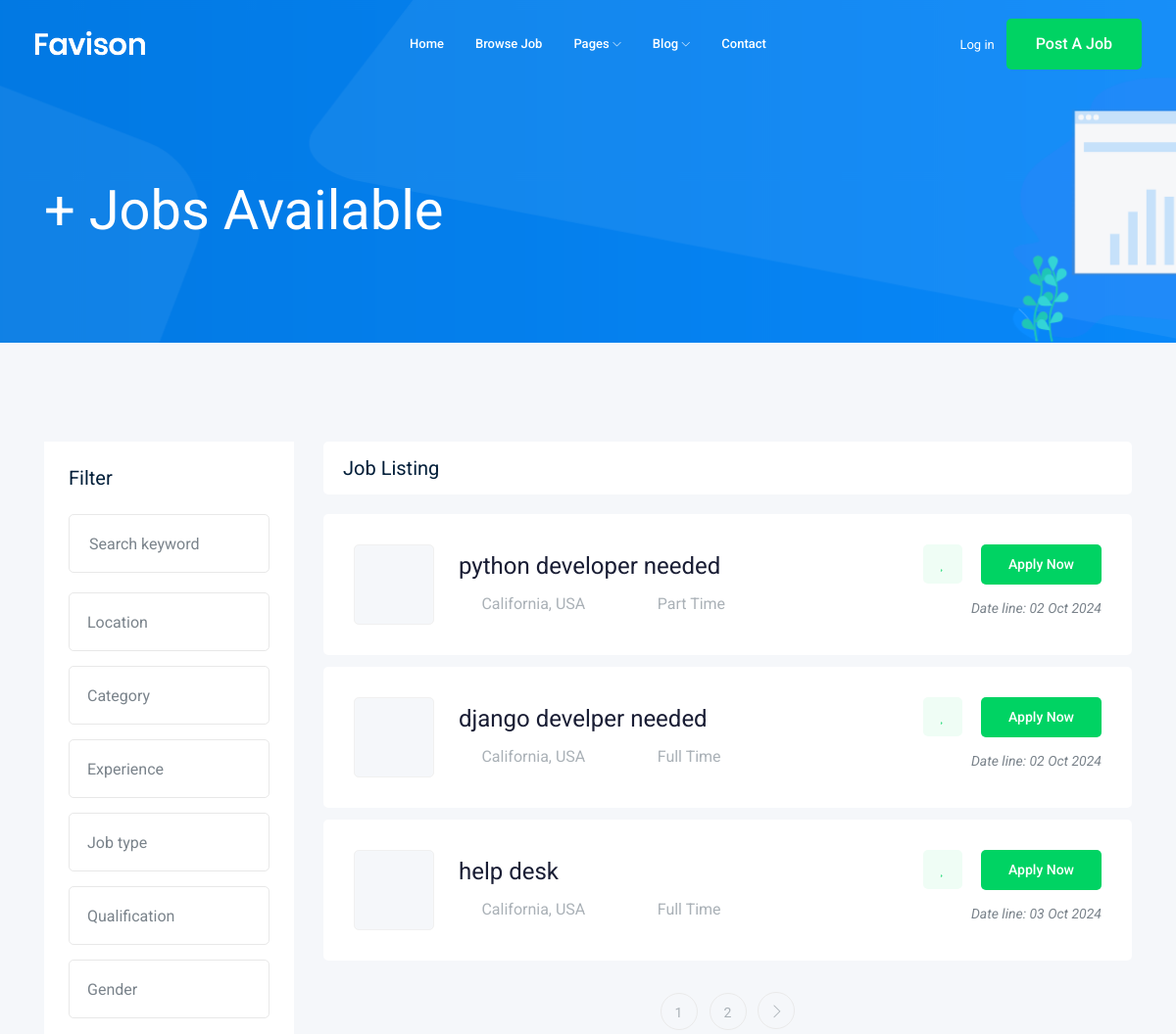
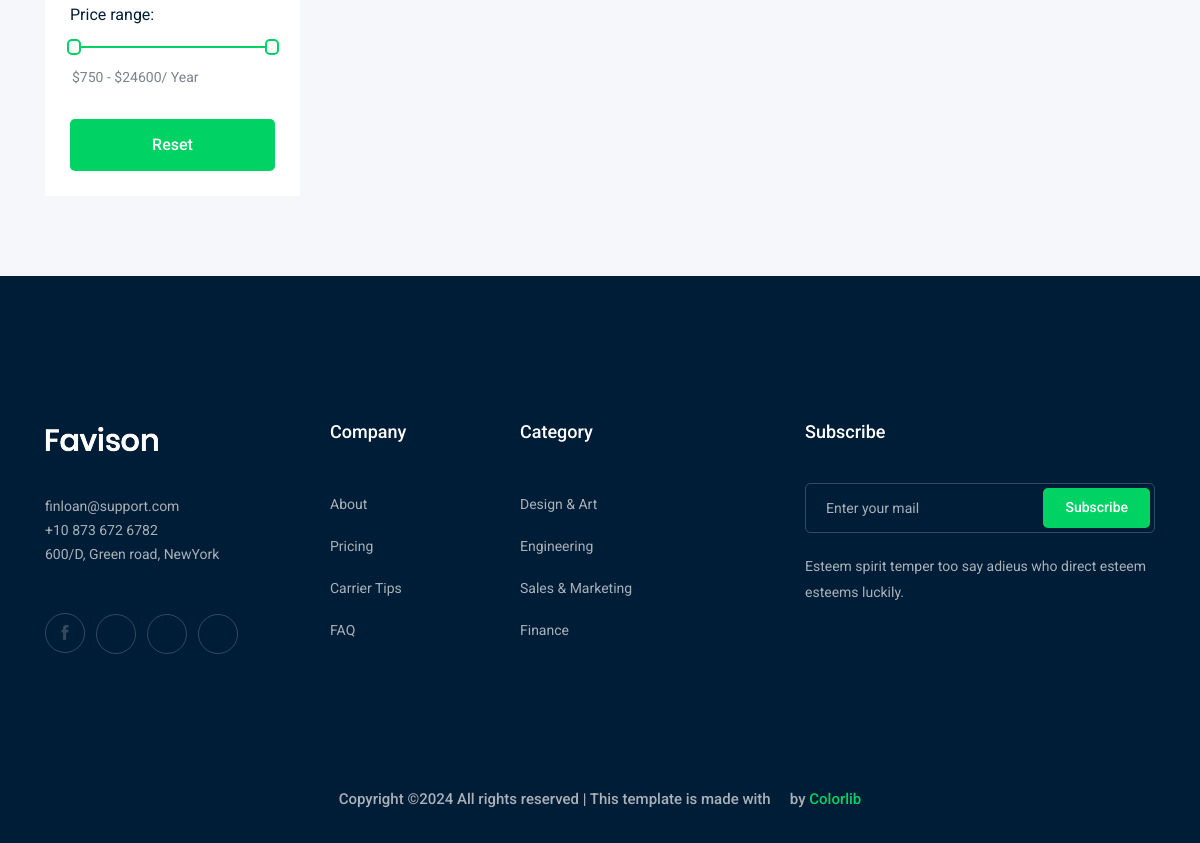
The page /job/ on the database its author committed (2 pictures, top to bottom).
### job/models.py (models this page shows, shortened)
class job(models.Model):
    owner = models.ForeignKey(User, related_name="job_owner", on_delete=models.CASCADE)
    title=models.CharField(max_length=100)
    slug=models.SlugField(null=True,blank=True)
    job_type=models.CharField(max_length=15, choices=job_type)
    description=models.TextField(max_length=1000)
    published_at=models.DateTimeField(auto_now=True)
    vacancy=models.IntegerField(default=1)
    salary=models.IntegerField(default=0)
    experience=models.IntegerField(default=1)
    category=models.ForeignKey(Category,on_delete=models.CASCADE)
    image=models.ImageField(upload_to=image_upload)
    def __str__(self):
        return self.title

### job/views.py (the view)
# urls.py: path('',views.job_list,name='job_list'),
def job_list(request):
    job_list=job.objects.all()
    paginator=Paginator(job_list,3)
    page_number=request.GET.get('page')
    page_obj= paginator.get_page(page_number)
    cotext={'jobs':page_obj}
    return render(request,"job/job_list.html",cotext)

### job/templates/job/job_list.html (shortened to what this page needs)
{% extends "base.html" %}
{% block body %}
    <div class="bradcam_area bradcam_bg_1">
        <div class="container">
            <div class="row">
                <div class="col-xl-12">
                    <div class="bradcam_text">
                        <h3>{{jobs.count}}+ Jobs Available</h3>
                    </div>
                </div>
            </div>
        </div>
    </div>
    <div class="job_listing_area plus_padding">
        <div class="container">
            <div class="row">
                <div class="col-lg-3">
                    <div class="job_filter white-bg">
                        <div class="form_inner white-bg">
                            <h3>Filter</h3>
                            <form action="#">
                                <div class="row">
                                    <div class="col-lg-12">
                                        <div class="single_field">
                                            <input type="text" placeholder="Search keyword">
                                        </div>
                                    </div>
                                    <div class="col-lg-12">
                                    </div>
                                    <div class="col-lg-12">
                                    </div>
                                    <div class="col-lg-12">
                                    </div>
                                    <div class="col-lg-12">
                                    </div>
                                    <div class="col-lg-12">
                                    </div>
                                    <div class="col-lg-12">
                                    </div>
                                </div>
                            </form>
                        </div>
                        <div class="range_wrap">
                            <label for="amount">Price range:</label>
                            <div id="slider-range"></div>
                            <p>
                                <input type="text" id="amount" readonly style="border:0; color:#7A838B; font-size: 14px; font-weight:400;">
                            </p>
                        </div>
                        <div class="reset_btn">
                            <button  class="boxed-btn3 w-100" type="submit">Reset</button>
                        </div>
                    </div>
                </div>
                <div class="col-lg-9">
                    <div class="recent_joblist_wrap">
                        <div class="recent_joblist white-bg ">
                            <div class="row align-items-center">
                                <div class="col-md-6">
                                    <h4>Job Listing</h4>
                                </div>
                            </div>
                        </div>
                    </div>
                    <div class="job_lists m-0">
                        <div class="row">
                            {% for job in jobs %}
                            <div class="col-lg-12 col-md-12">
                                <div class="single_jobs white-bg d-flex justify-content-between">
                                    <div class="jobs_left d-flex align-items-center">
                                        <div class="thumb">
                                        </div>
                                        <div class="jobs_conetent">
                                            <a href="{% url 'jobs:job_details' job.slug %}"><h4>{{job}}</h4></a>
                                            <div class="links_locat d-flex align-items-center">
                                                <div class="location">
                                                    <p> <i class="fa fa-map-marker"></i> California, USA</p>
                                                </div>
                                                <div class="location">
                                                    <p> <i class="fa fa-clock-o"></i> {{job.job_type}}</p>
                                                </div>
                                            </div>
                                        </div>
                                    </div>
                                    <div class="jobs_right">
                                        <div class="apply_now">
                                            <a class="heart_mark" href="#"> <i class="fa fa-heart"></i> </a>
                                            <a href="{% url 'jobs:job_details' job.slug %}" class="boxed-btn3">Apply Now</a>
                                        </div>
                                        <div class="date">
                                            <p>Date line: {{ job.published_at|date:'d M o' }}</p>
                                        </div>
                                    </div>
                                </div>
                            </div>
                            {% endfor %}
                        </div>
                        <div class="row">
                            <div class="col-lg-12">
                                <div class="pagination_wrap">
                                    <ul>
                                        {% for i in jobs.paginator.page_range %}
                                            <li><a href="?page={{i}}"><span>{{i}}</span></a></li>
                                        {% endfor %}
                                        {% if jobs.has_next %}
                                            <li><a href="?page={{jobs.next_page_number}}"> <i class="ti-angle-right"></i> </a></li>
                                        {% endif %}
                                    </ul>
                                </div>
                            </div>
                        </div>
                    </div>
                </div>
            </div>
        </div>
    </div>
{% endblock body %}

### rows shown on the page
job: title "python developer needed", job_type "Part Time", published_at "02 Oct 2024"
job: title "django develper needed", job_type "Full Time", published_at "02 Oct 2024"
job: title "help desk", job_type "Full Time", published_at "03 Oct 2024"

### other values the page prints
{{ i }} "1" "2"
